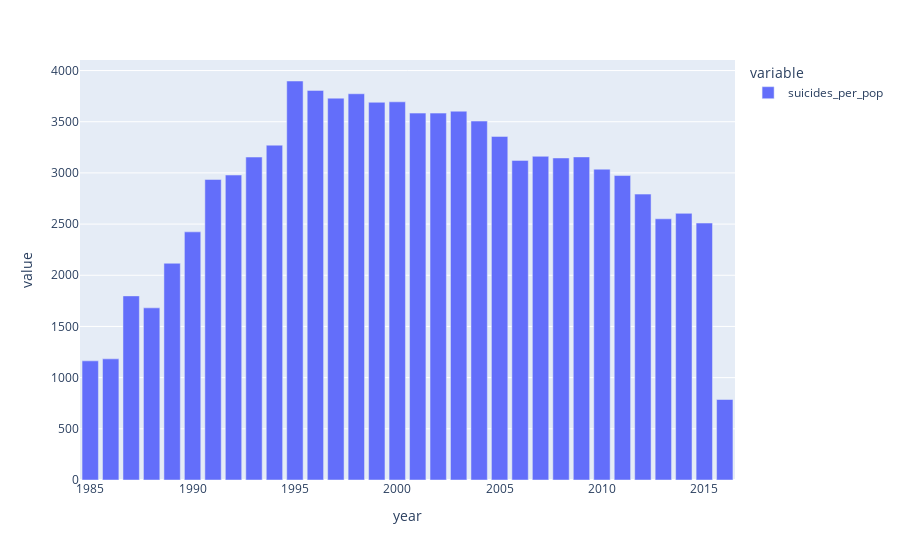

Write notebook code for a chart like this one.
### Code cell
px.bar(by_year)

### Figure 1 — Plotly figure (JSON) as saved in the notebook; plotly's stock layout.template omitted (floating-point values rounded to 4 significant figures)
{"data": [{"alignmentgroup": "True", "hovertemplate": "variable=suicides_per_pop<br>year=%{x}<br>value=%{y}<extra></extra>", "legendgroup": "suicides_per_pop", "marker": {"color": "#636efa", "pattern": {"shape": ""}}, "name": "suicides_per_pop", "offsetgroup": "suicides_per_pop", "orientation": "v", "showlegend": true, "textposition": "auto", "type": "bar", "x": [1985, 1986, 1987, 1988, 1989, 1990, 1991, 1992, 1993, 1994, 1995, 1996, 1997, 1998, 1999, 2000, 2001, 2002, 2003, 2004, 2005, 2006, 2007, 2008, 2009, 2010, 2011, 2012, 2013, 2014, 2015, 2016], "xaxis": "x", "y": [1164.0, 1183.0, 1799.0, 1682.0, 2117.0, 2424, 2936.0, 2979.0, 3155.0, 3271.0, 3898.0, 3806.0, 3730.0, 3773.0, 3690.0, 3694.0, 3584.0, 3584.0, 3603.0, 3506.0, 3357.0, 3122.0, 3162.0, 3146.0, 3156.0, 3036.0, 2974.0, 2793.0, 2552.0, 2605.0, 2510.0, 786.3], "yaxis": "y"}], "layout": {"barmode": "relative", "legend": {"title": {"text": "variable"}, "tracegroupgap": 0}, "margin": {"t": 60}, "xaxis": {"anchor": "y", "domain": [0, 1], "title": {"text": "year"}}, "yaxis": {"anchor": "x", "domain": [0, 1], "title": {"text": "value"}}}}
